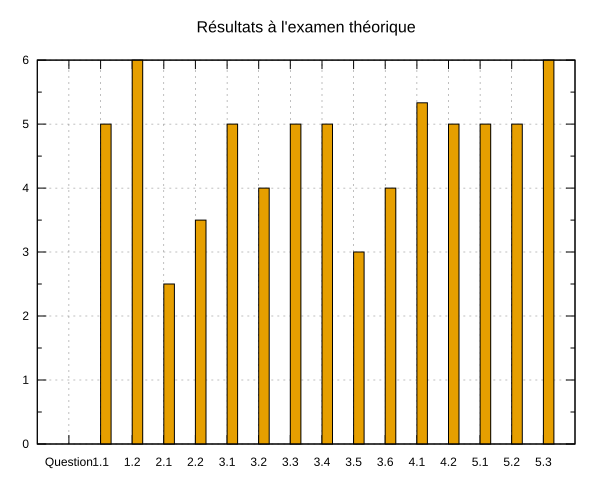

Recreate this plot in gnuplot.
set terminal svg
set output 'details.svg'
set style data histogram
set style fill solid border -1

#set grid ytics mytics lw 1, lw .4
set grid
set mytics 2
set yrange [0:]
set title "Résultats à l'examen théorique" font ',16pt'
plot 'details.dat' u (($3+$4+$5+$6+$7+$8)/$2):xticlabel(1) lt 4 title ''
